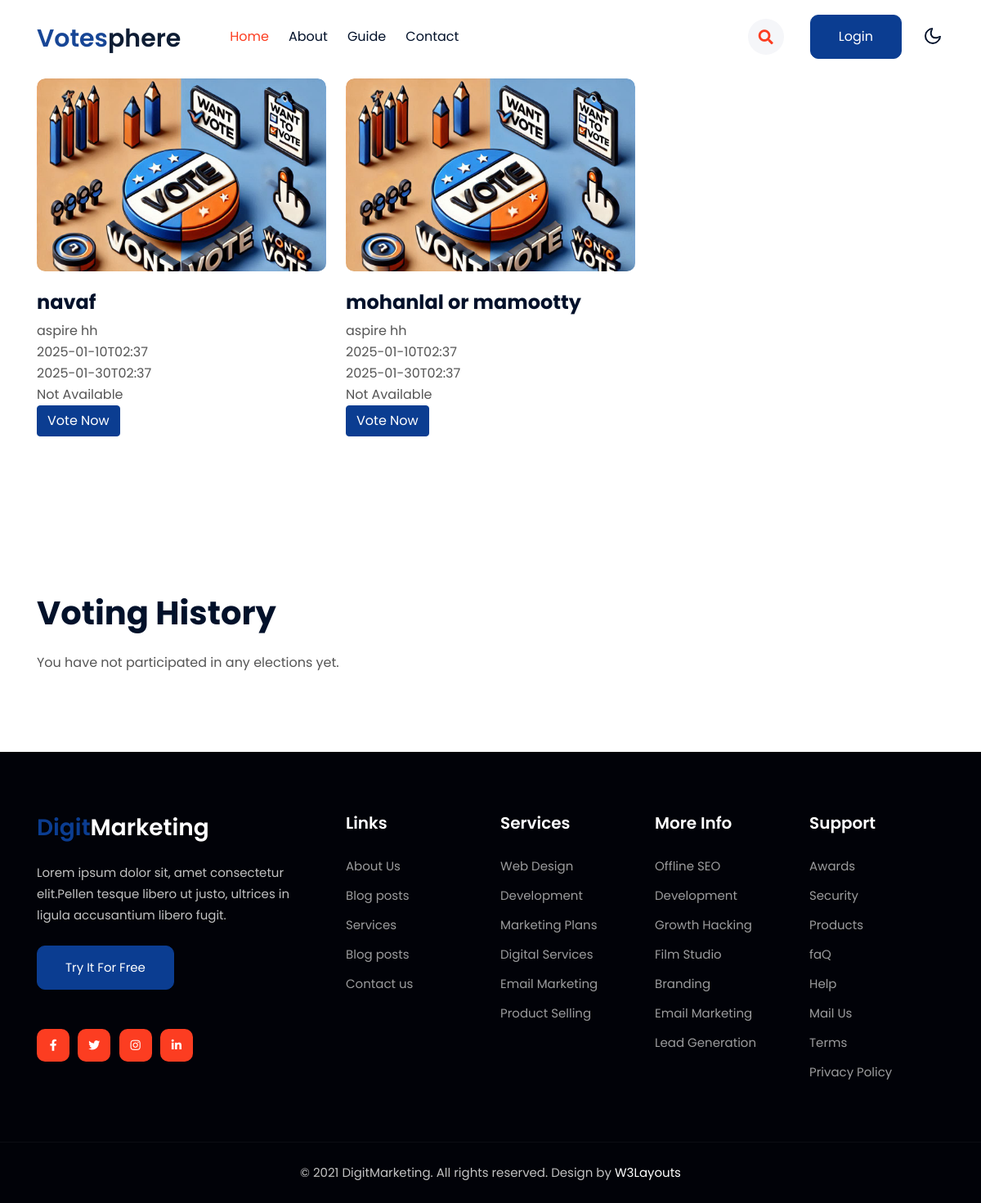
/available_elections/ (signed in), run on an earlier commit of the app's database.
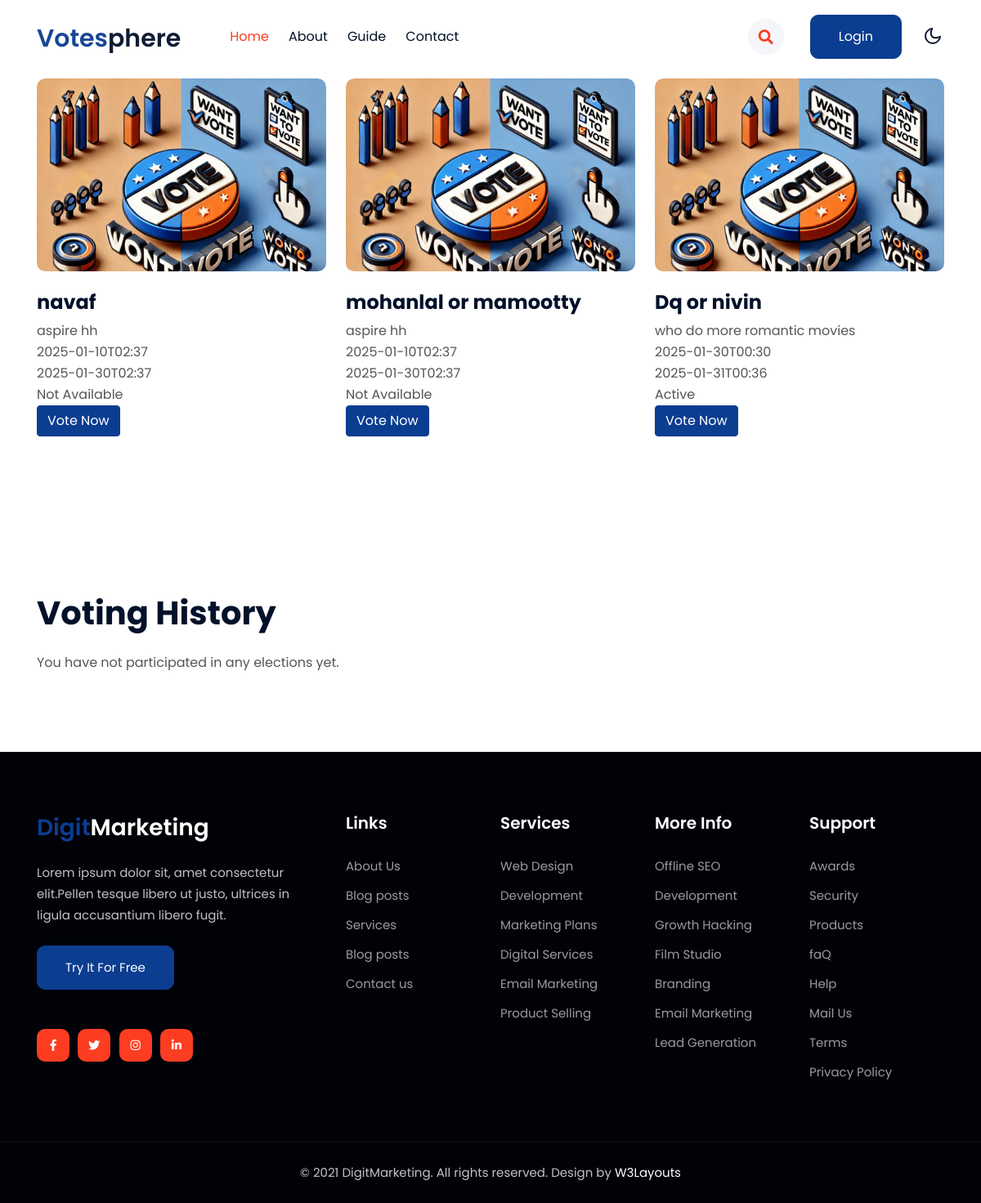
And on a later commit of the database.
### vote/models.py (models this page shows, shortened)
class Election(models.Model):
    election_officer = models.ForeignKey(ElectionOfficerReg, on_delete=models.CASCADE, related_name='elections')
    election_no = models.IntegerField(unique=True)
    name=models.CharField(max_length=20)
    start_time=models.CharField(max_length=20)
    end_time=models.CharField(max_length=20)
    description=models.CharField(max_length=200)
    status=models.CharField(max_length=20,choices=choice)

### vote/views.py (the view)
# urls.py: path('available_elections/', views.available_elections, name='available_elections'),
def available_elections(request):
    voter_username = request.session.get('cs')
    if not voter_username:
        return redirect('login')
    elections = Election.objects.all()  # Fetch all elections
    return render(request, 'available_elections.html', {'elections': elections})

### vote/templates/available_elections.html (shortened to what this page needs)
{% load static %}
<!doctype html>
<html lang="en">
<head>
    <link rel="stylesheet" href="{% static 'css/style-starter.css' %}">
</head>
<body>
    <header id="site-header" class="fixed-top">
        <div class="container">
            <nav class="navbar navbar-expand-lg navbar-light stroke py-lg-0">
                <h1><a class="navbar-brand pe-xl-5 pe-lg-4" href="index.html">
                        <span class="sublog">Votes</span>phere
                    </a></h1>
                <div class="collapse navbar-collapse" id="navbarScroll">
                    <ul class="navbar-nav me-lg-auto my-2 my-lg-0 navbar-nav-scroll">
                        <li class="nav-item">
                            <a class="nav-link active" aria-current="page" href={% url 'index' %}>Home</a>
                        </li>
                        <li class="nav-item">
                            <a class="nav-link" href="{% url 'about' %}">About</a>
                        </li>
						<li class="nav-item">
                            <a class="nav-link" href="{% url 'guide' %}">Guide</a>
                        </li>
                        <li class="nav-item">
                            <a class="nav-link" href="{% url 'contact' %}">Contact</a>
                        </li>
                    </ul>
                    <ul class="navbar-nav search-right mt-lg-0 mt-2">
                        <li class="nav-item" title="Search"><a href="#search" class="search-search">
                                <span class="fas fa-search" aria-hidden="true"></span></a></li>
                        <li class="nav-item me-lg-3"><a href="#gridsimg" class="phone-btn btn btn-primary btn-style d-none d-lg-block btn-style ms-2">Login</a></li>
                    </ul>
                </div>
                <div class="mobile-position">
                    <nav class="navigation">
                        <div class="theme-switch-wrapper">
                            <label class="theme-switch" for="checkbox">
                                <div class="mode-container">
                                    <i class="gg-moon"></i>
                                </div>
                            </label>
                        </div>
                    </nav>
                </div>
            </nav>
        </div>
    </header>
    <section class="w3l-img-grids" id="gridsimg">
        <div class="blog py-5" id="classes">
            <div class="container py-lg-5">
                <div class="row align-items-center">
                    {% if elections %}
                    {% for election in elections %}
                    <div class="col-lg-4 col-md-6 item mt-lg-0 mt-5">
                        <div class="w3img-grids-info">
                            <div class="w3img-grids-info-gd position-relative">
                                    <div class="page">
                                        <div class="photobox photobox_triangular photobox_scale-rotated">
                                            <div class="photobox__previewbox media-placeholder">
                                                <img class="img-fluid photobox__preview media-placeholder__media radius-image" src={% static 'images/votereg.png' %} alt="Profile Picture" alt="">
                                            </div>
                                        </div>
                                    </div>
                                <div class="w3img-grids-info-gd-content mt-4">
                                        <h4 class="mb-2">
                                            {{ election.name }}</h4>
                                    <p class="">{{ election.description }}</p>
                                    <p class="">{{ election.start_time }}</p>
                                    <p class="">{{ election.end_time }}</p>
                                    <p class="">{{ election.status }}</p>
                                    <a href="{% url 'vote' election.id %}" class="btn btn-primary">Vote Now</a>
                                </div>
                            </div>
                        </div>
                    </div>
                {% endfor %}
                {% endif %}
                </div>
            </div>
        </div>
    </section>
    <section class="w3l-img-grids" id="gridsimg">
        <div class="blog py-5" id="classes">
            <div class="container py-lg-5">
                <h1 class="mb-4">Voting History</h1>
                <div class="row align-items-center">
                    {% if participated_elections %}
                    {% for election in participated_elections %}
                    <div class="col-lg-4 col-md-6 item mt-lg-0 mt-5">
                        <div class="w3img-grids-info">
                            <div class="w3img-grids-info-gd position-relative">
                                    <div class="page">
                                        <div class="photobox photobox_triangular photobox_scale-rotated">
                                            <div class="photobox__previewbox media-placeholder">
                                                <img class="img-fluid photobox__preview media-placeholder__media radius-image" src={% static 'images/officer.png' %} alt="Profile Picture" alt="">
                                            </div>
                                            <div class="photobox__info-wrapper">
                                                <div class="photobox__info"><span>#{{ election.election_no }}</span></div>
                                            </div>
                                        </div>
                                    </div>
                                <div class="w3img-grids-info-gd-content mt-4">
                                        <h4 class="mb-2">
                                            {{ election.name }}</h4>
                                    <p class="">{{ election.description }}</p>
                                    <p class="">{{ election.start_time }}</p>
                                    <p class="">{{ election.end_time }}</p>
                                    <p class="">{{ election.status }}</p>
                                    <p>You have already voted in this election.</p>
                                    <a href="{% url 'vote' election.id %}" class="btn btn-primary">Vote Now</a>
                                    <a href="{% url 'election_result' election.id %}" class="btn btn-primary">Check Result</a>
                                </div>
                            </div>
                        </div>
                    </div>
                {% endfor %}
                {% else %}
                    <p>You have not participated in any elections yet.</p>
                {% endif %}
                </div>
            </div>
        </div>
    </section>
    <section class="w3l-footer-29-main">
        <div class="footer-29 py-5">
            <div class="container py-lg-4">
                <div class="row footer-top-29">
                    <div class="col-lg-4 col-md-6 footer-list-29 footer-1 pe-lg-5">
                        <div class="footer-logo mb-4">
                            <h2><a class="navbar-brand" href="index.html">
                                    <span class="sublog">Digit</span>Marketing
                                </a></h2>
                        </div>
                        <p>Lorem ipsum dolor sit, amet consectetur elit.Pellen tesque libero ut justo, ultrices in ligula accusantium libero fugit.
                        </p>
                        <div class="w3l-two-buttons mt-4">
                            <a href="#trail" class="btn btn-primary btn-style"> Try it For Free </a>
                        </div>
                        <div class="main-social-footer-29 mt-5">
                            <a href="#facebook" class="facebook"><span class="fab fa-facebook-f"></span></a>
                            <a href="#twitter" class="twitter"><span class="fab fa-twitter"></span></a>
                            <a href="#instagram" class="instagram"><span class="fab fa-instagram"></span></a>
                            <a href="#linkedin" class="linkedin"><span class="fab fa-linkedin-in"></span></a>
                        </div>
                    </div>
                    <div class="col-lg-2 col-md-6 footer-list-29 footer-2 mt-sm-0 mt-5">
                        <ul>
                            <h6 class="footer-title-29">Links</h6>
                            <li><a href="about.html">About Us</a></li>
                            <li><a href="blog.html"> Blog posts</a></li>
                            <li><a href="services.html">Services</a></li>
                            <li><a href="blog.html"> Blog posts</a></li>
                            <li><a href="contact.html">Contact us</a></li>
                        </ul>
                    </div>
                    <div class="col-lg-2 col-md-6 footer-list-29 footer-3 mt-lg-0 mt-5">
                        <h6 class="footer-title-29">Services</h6>
                        <ul>
                            <li><a href="#traning">Web Design</a></li>
                            <li><a href="#traning">Development</a></li>
                            <li><a href="#traning">Marketing Plans</a></li>
                            <li><a href="#marketplace">Digital Services</a></li>
                            <li><a href="#experts">Email Marketing</a></li>
                            <li><a href="#platform">Product Selling</a></li>
                        </ul>
                    </div>
                    <div class="col-lg-2 col-md-6  footer-list-29 footer-4 mt-lg-0 mt-5">
                        <h6 class="footer-title-29">More Info</h6>
                        <ul>
                            <li><a href="#seo">Offline SEO</a></li>
                            <li><a href="#traning">Development</a></li>
                            <li><a href="#hack">Growth Hacking</a></li>
                            <li><a href="#studio">Film Studio</a></li>
                            <li><a href="#branding">Branding</a></li>
                            <li><a href="#experts">Email Marketing</a></li>
                            <li><a href="#marketplace">Lead Generation</a></li>
                        </ul>
                    </div>
                    <div class="col-lg-2 col-md-6  footer-list-29 footer-4 mt-lg-0 mt-5">
                        <h6 class="footer-title-29">Support</h6>
                        <ul>
                            <li><a href="#awards">Awards</a></li>
                            <li><a href="#secutiry">Security</a></li>
                            <li><a href="#proj">Products</a></li>
                            <li><a href="#efaq">faQ</a></li>
                            <li><a href="#help">Help</a></li>
                            <li><a href="#mail">Mail Us</a></li>
                            <li><a href="#terms">Terms
                                </a></li>
                            <li><a href="#policy">Privacy Policy</a></li>
                        </ul>
                    </div>
                </div>
            </div>
        </div>
        <section class="w3l-copyright text-center">
            <div class="container">
                <p class="copy-footer-29">© 2021 DigitMarketing. All rights reserved. Design by <a href="https://w3layouts.com/" target="_blank">
                        W3Layouts</a></p>
            </div>
        </section>
    </section>
</body>
</html>

What changed in the data, as far as the page shows it:
added Election: name "Dq or nivin", description "who do more romantic movies", start_time "2025-01-30T00:30", end_time "2025-01-31T00:36", status "Active"
